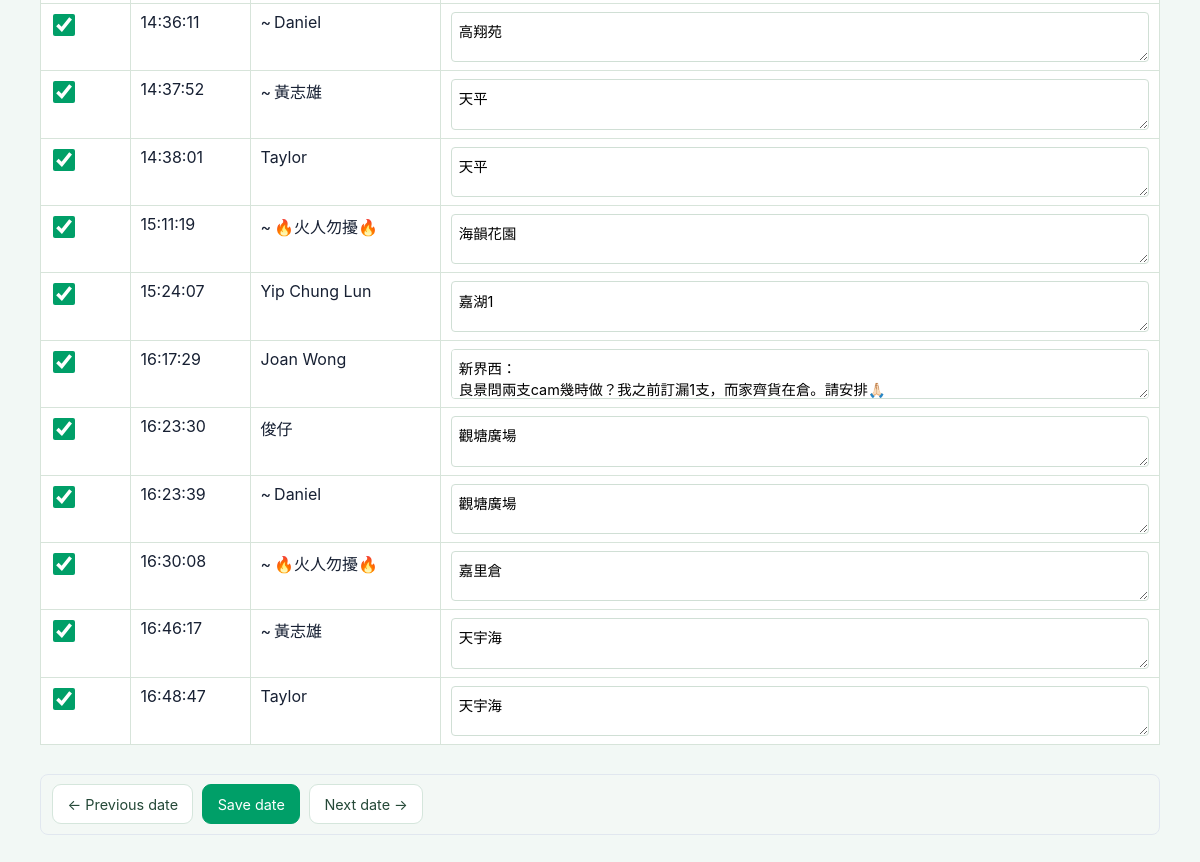
The page /review (lower part) on the database as committed earlier.
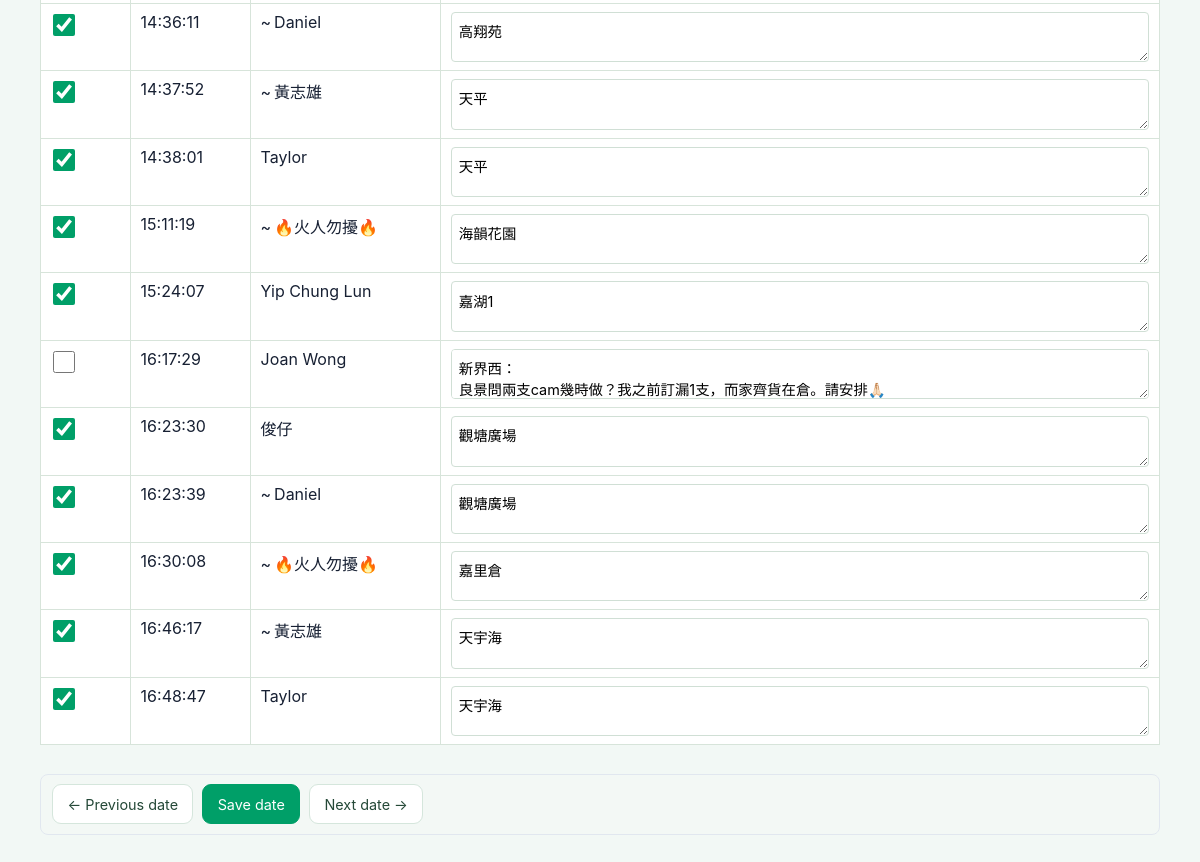
The same page on the database as committed later.
### tables this page shows
CREATE TABLE messages (
                id INTEGER PRIMARY KEY AUTOINCREMENT,
                timestamp TEXT NOT NULL,
                raw_sender TEXT NOT NULL,
                matched_name TEXT NOT NULL,
                message TEXT NOT NULL,
                is_selected INTEGER NOT NULL DEFAULT 1
            );

### src/service_onsite_log/main.py (the view)
@app.get("/review", response_class=HTMLResponse)
async def review_page(request: Request, day_index: int | None = Query(default=None)):
    return templates.TemplateResponse(
        request=request,
        name="review.html",
        context=build_review_context(day_index=day_index if day_index is not None else get_latest_day_index()),
    )

### src/service_onsite_log/templates/review.html (shortened to what this page needs)
<!doctype html>
<html lang="en"><head><meta charset="utf-8"><meta name="viewport" content="width=device-width,initial-scale=1"><title>Review messages</title><link rel="stylesheet" href="/static/style.css"></head>
<body><main class="container">
{% if current_day %}<form action="/review" method="post"><input type="hidden" name="current_day_index" value="{{ day_index }}"><input type="hidden" id="target-day-index" name="target_day_index" value="{{ day_index }}">
<div class="table-wrap"><table class="review-table"><tbody>{% for m in current_day.messages %}<tr><td><input type="checkbox" name="selected_ids" value="{{ m.id }}" {% if m.is_selected %}checked{% endif %}></td><td>{{ m.time }}</td><td>{{ m.sender }}</td><td><textarea class="review-message" name="message_bodies" rows="2" aria-label="Edit message from {{ m.sender }} at {{ m.time }}">{{ m.message }}</textarea></td></tr>{% endfor %}</tbody></table></div>
<div class="review-toolbar"><button class="button" type="submit" onclick="setTarget({{ day_index - 1 }})" {% if day_index <= 0 %}disabled{% endif %}>← Previous date</button><button class="button primary" type="submit" onclick="setTarget({{ day_index }})">Save date</button><button class="button" type="submit" onclick="setTarget({{ day_index + 1 }})" {% if day_index + 1 >= total_days %}disabled{% endif %}>Next date →</button></div>
</form>{% else %}<p>No messages to review yet. <a href="/upload">Upload a chat export</a> to begin.</p>{% endif %}
</main></body></html>

Rows that differ between the two databases and show on the page:
changed messages "Joan Wong": is_selected "☑" → "☐"
